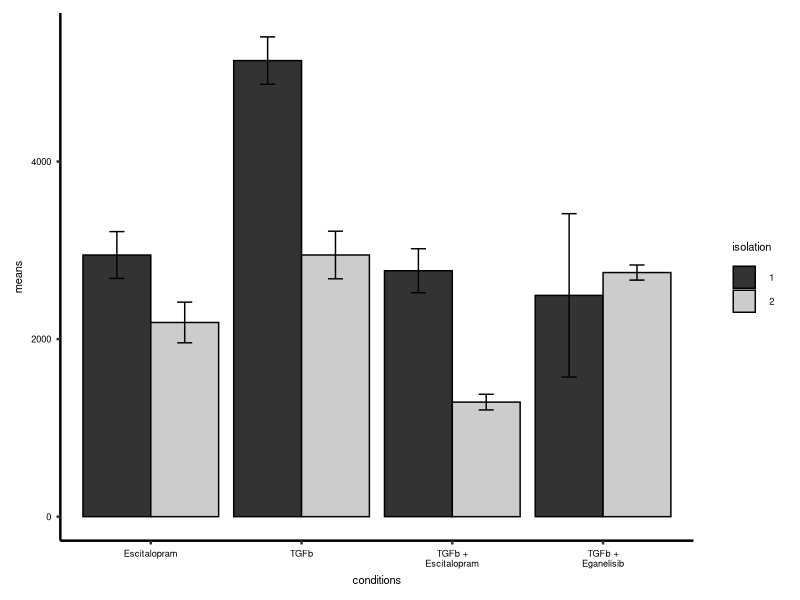
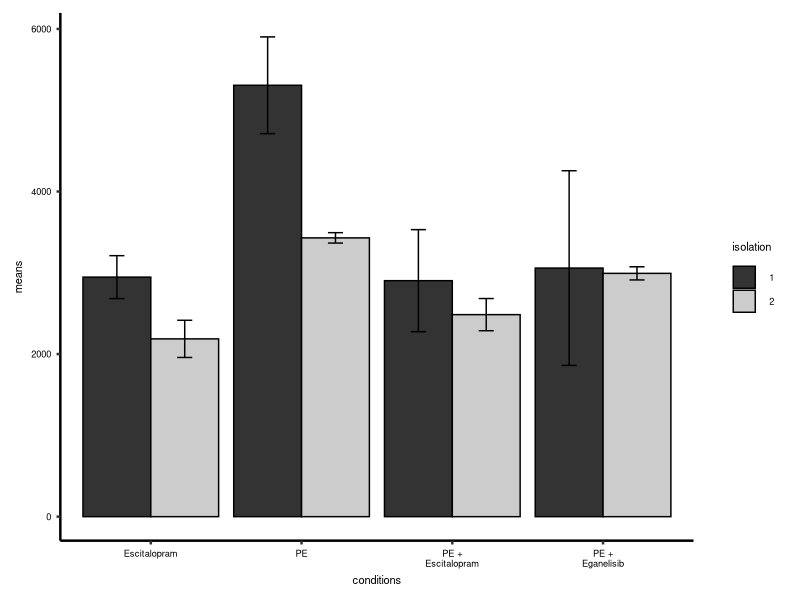

These charts were generated, in order, by the following R code:

library(ggplot2)
library(ggsignif)
library(stringr)

Exp12 <- read.csv("cellData12.csv")
Exp13 <- read.csv("cellData13.csv")

se <- function(x) sqrt(var(x)/length(x))

theme_Bryan <- function () {
  theme_bw(base_size=14*96/72) %+replace%
    theme(
      #text = element_text(family = "sans"),
      plot.title = element_text(size = 7*96/72, hjust = 0.5), #hjust = 0.5,
      strip.text = element_text(size = 7*96/72, hjust = 0.5), #hjust = 0.5,
      strip.text.x = element_text(size = 7*96/72, hjust = 0.5), #hjust = 0.5,
      strip.text.y = element_text(size = 7*96/72, hjust = 0.5), #hjust = 0.5, #10 == 2.57mm
      strip.background = element_blank(),
      axis.title =element_text(size=6*96/72), #, face = "bold"
      axis.line = element_line(colour = "black"),
      panel.grid.major = element_blank(),
      panel.grid.minor = element_blank(),
      panel.border = element_blank(),
      axis.text = element_text(size = 5*96/72),
      legend.title=element_text(size=6*96/72),
      legend.text=element_text(size=5*96/72),
      axis.ticks.length =  unit(2.75, "pt"))
}

## Ega comparison

# TGFb data
df <- data.frame(isolation=c(rep("1",4),rep("2",4)),
                 conditions=c("Escitalopram","TGFb","TGFb + Escitalopram","TGFb + Eganelisib",
                              "Escitalopram","TGFb","TGFb + Escitalopram","TGFb + Eganelisib"),
                 means=c(mean(Exp12$Esc), mean(Exp12$TGFb), mean(Exp12$TGFb_Esc), mean(Exp12$TGFb_Ega),  
                         mean(Exp13$Esc),mean(Exp13$TGFb), mean(Exp13$TGFb_Esc), mean(Exp13$TGFb_Ega)), 
                 sm=c(se(Exp12$Esc), se(Exp12$TGFb), se(Exp12$TGFb_Esc), se(Exp12$TGFb_Ega),
                      se(Exp13$Esc), se(Exp13$TGFb), se(Exp13$TGFb_Esc), se(Exp13$TGFb_Ega)))

ggplot(df, aes(x=conditions, y=means, fill=isolation)) +
  geom_bar(position=position_dodge(), stat="identity", colour='black') +
  geom_errorbar(aes(ymin=means-sm, ymax=means+sm), width=0.2, position=position_dodge(0.9)) +
  scale_x_discrete(limits = c("Escitalopram","TGFb","TGFb + Escitalopram","TGFb + Eganelisib"),
                   labels = function(x) str_wrap(x,width = 10)) +
  scale_fill_grey() + 
  theme_Bryan()


# PE data
df <- data.frame(isolation=c(rep("1",4),rep("2",4)),
                 conditions=c("Escitalopram","PE","PE + Escitalopram","PE + Eganelisib",
                              "Escitalopram","PE","PE + Escitalopram","PE + Eganelisib"),
                 means=c(mean(Exp12$Esc), mean(Exp12$PE), mean(Exp12$PE_Esc), mean(Exp12$PE_Ega), 
                         mean(Exp13$Esc), mean(Exp13$PE), mean(Exp13$PE_Esc), mean(Exp13$PE_Ega)),
                 sm=c(se(Exp12$Esc), se(Exp12$PE), se(Exp12$PE_Esc), se(Exp12$PE_Ega), 
                      se(Exp13$Esc), se(Exp13$PE), se(Exp13$PE_Esc), se(Exp13$PE_Ega)))

ggplot(df, aes(x=conditions, y=means, fill=isolation)) +
  geom_bar(position=position_dodge(), stat="identity", colour='black') +
  geom_errorbar(aes(ymin=means-sm, ymax=means+sm), width=0.2, position=position_dodge(0.9)) +
  scale_x_discrete(limits = c("Escitalopram","PE","PE + Escitalopram","PE + Eganelisib"),
                   labels = function(x) str_wrap(x,width = 10)) +
  scale_fill_grey() + 
  theme_Bryan()

